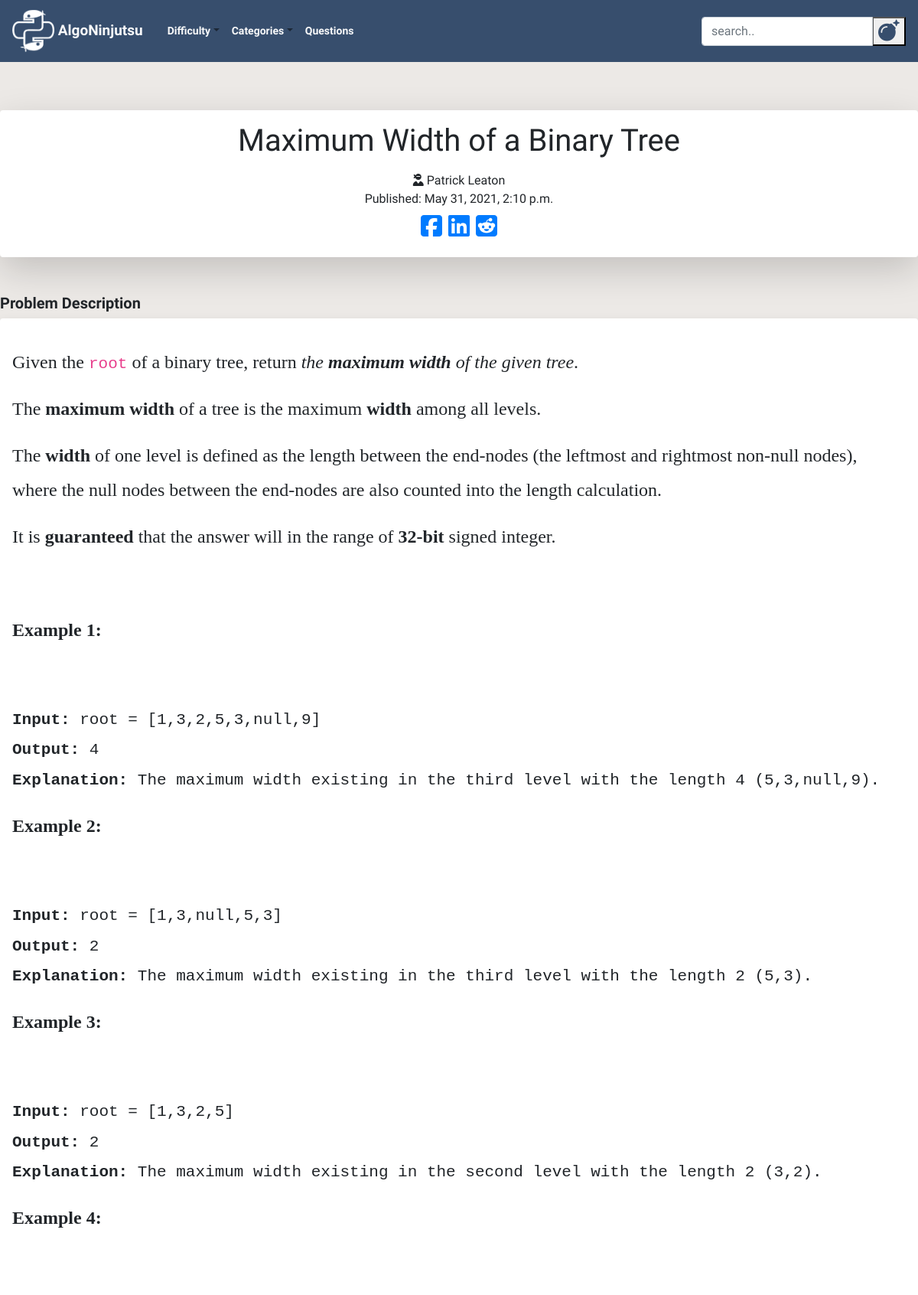
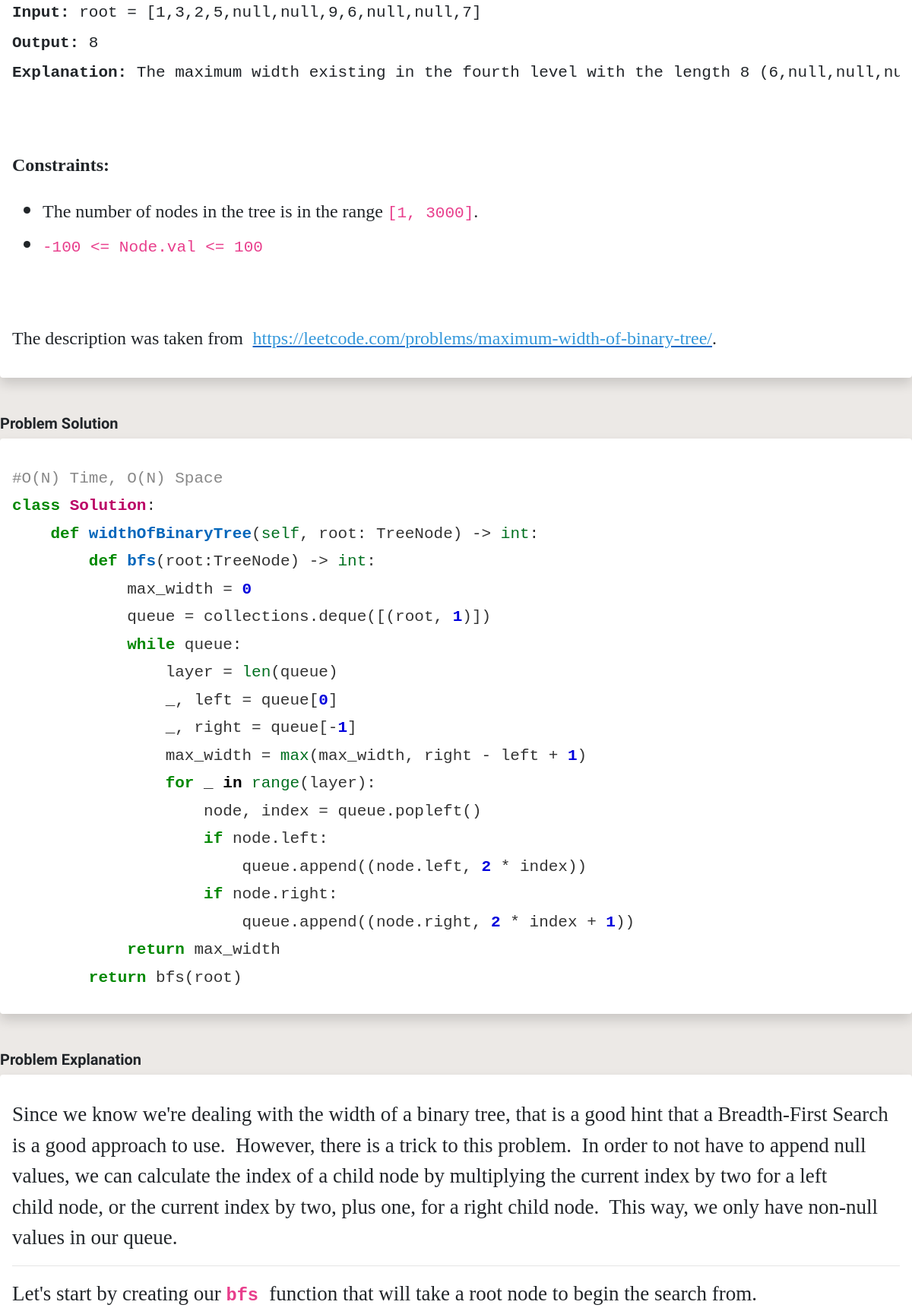
The page /post/169/ (upper part) on the database its author committed (2 pictures, top to bottom).
### blog/models.py (models this page shows, shortened)
class Post(models.Model):
    author = models.TextField()
    title = RichTextField()
    category = models.TextField(choices = CATEGORY_CHOICES, default = 'arrays')
    alt_category = models.TextField(choices = CATEGORY_CHOICES, blank=True, null = True)
    difficulty = models.TextField(choices = DIFFICULTY_CHOICES, default = 'easy')
    description = RichTextField()
    text = RichTextField()
    explanation = RichTextField()
    additional_notes = RichTextField(blank=True, null = True)
    published_date = models.DateTimeField(blank=True, null=True)

### blog/views.py (the view)
# urls.py: path('post/<int:pk>/', views.PostDetailView.as_view(), name='post_detail'),
class PostDetailView(DetailView):
    model = Post

### blog/static/templates/blog/post_detail.html (shortened to what this page needs)
{% extends 'blog/base.html' %}
{% block content %}
<div class="pops col-md-12">
  <div class="detail_title shadow-lg p-3 mb-5 bg-white rounded">
    <div align="center">
      <h1 class="posttitle">{{post.title|safe}}</h1>
      <i class="fas fa-user-ninja"></i>
      {{post.author}}
    </div>
    {% if post.published_date %}
    <div class="date postdate">
      Published: {{ post.published_date }}
    </div>
    {% else %}
    <a class="btn btn-default" href="{% url 'post_publish' pk=post.pk%}">Publish</a>
    {% endif %}
    <div class="fa-2x social_links" align="center">
      <a href="https://www.facebook.com/sharer/sharer.php?u={{request.build_absolute_uri}}">
        <i class="fab fa-facebook-square"></i>
      </a>
        <a href="https://www.linkedin.com/shareArticle?mini=true&url={{request.build_absolute_uri}}&title=AlgoNinjutsu&summary=Check%20out%20this%20article%20from%20Gaijin%20Gaming%20&source={{request.build_absolute_uri}}">
        <i class="fab fa-linkedin"></i>
      </a>
      <a href="http://www.reddit.com/submit?url={{request.build_absolute_uri}}&title=Check%20out%20this%20article%20from%20AlgoNinjutsu">
        <i class="fab fa-reddit-square"></i>
      </a>
     </div>
  </div>
<h5><b>Problem Description</b></h5>
  <div class="postdescription shadow p-3 mb-5 bg-white rounded">
      <p>{{ post.description|safe}}</p>
  </div>
<h5><b>Problem Solution</b></h5>
  <div class="posttext shadow p-3 mb-5 bg-white rounded">
      <p>{{ post.text|safe}}</p>
  </div>
<h5><b>Problem Explanation</b></h5>
<div class="postexplanation shadow p-3 mb-5 bg-white rounded">
    <p>{{ post.explanation|safe}}</p>
</div>
  </div>
  {% endblock %}

### blog/static/css/blog.css (style rules this page uses)
body { font-family: 'Special Elite', cursive; background: #ECE9E6; background: -webkit-linear-gradient(to bottom, #FFFFFF, #ECE9E6); overflow-x: hidden; max-width: 100%; }
.postdate { text-align: center; }
.posttext { font-family: Calibri; font-size: 2vmin !important; }
.postdescription { font-family: Calibri; font-size: 2.5vmin !important; }
.postexplanation { font-family: Calibri; font-size: 2.25vmin !important; }

### rows shown on the page
Post: title "Maximum Width of a Binary Tree", author "Patrick Leaton", published_date "May 31, 2021, 2:10 p.m.", description "Given the root of a binary tree, return the maximum width of the given tree . The maximum width of a tree is the maximum width among all levels. The width of one level is defined as the length between the end-nodes (the leftmost and rightmost non-null nodes), where the null nodes between the end-nodes are also counted into the length calculation. It is guaranteed that the answer will in the range of 32-bit signed integer. Example 1: Input: root = [1,3,2,5,3,null,9] Output: 4 Explanation: The maximum width existing in the third level with the length 4 (5,3,null,9). Example 2: Input: root = [1,3,null,5,3] Output: 2 Explanation: The maximum width existing in the third level with the length 2…", text "#O(N) Time, O(N) Space class Solution : def widthOfBinaryTree ( self , root: TreeNode) -> int : def bfs (root:TreeNode) -> int : max_width = 0 queue = collections.deque([(root, 1 )]) while queue: layer = len (queue) _, left = queue[ 0 ] _, right = queue[- 1 ] max_width = max (max_width, right - left + 1 ) for _ in range (layer): node, index = queue.popleft() if node.left: queue.append((node.left, 2 * index)) if node.right: queue.append((node.right, 2 * index + 1 )) return max_width return bfs(root)", explanation "Since we know we're dealing with the width of a binary tree, that is a good hint that a Breadth-First Search is a good approach to use. However, there is a trick to this problem. In order to not have to append null values, we can calculate the index of a child node by multiplying the current index by two for a left child node, or the current index by two, plus one, for a right child node. This way, we only have non-null values in our queue. Let's start by creating our bfs function that will take a root node to begin the search from."
